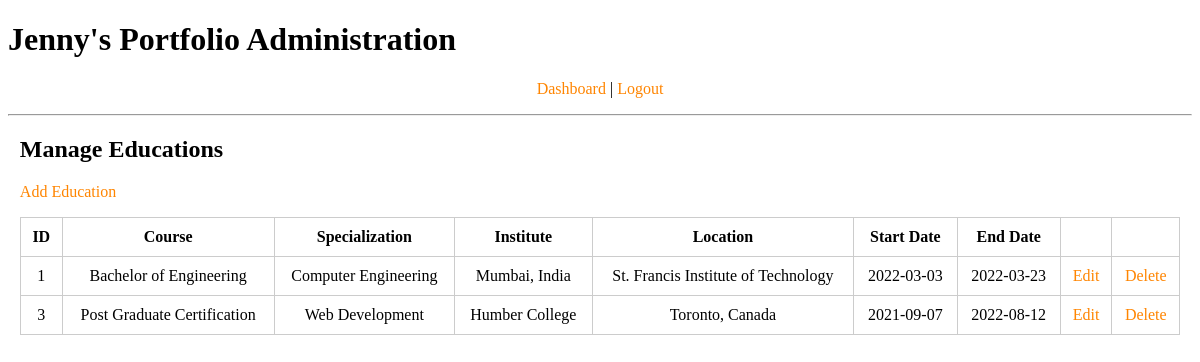
Page /admin/education.php (signed in) on the committed database.
### tables this page shows
CREATE TABLE `education` (
  `id` int(100) NOT NULL,
  `course` varchar(200) NOT NULL,
  `specialization` varchar(200) NOT NULL,
  `fromDate` date NOT NULL,
  `toDate` date NOT NULL,
  `location` varchar(200) NOT NULL,
  `institute` varchar(200) NOT NULL
);

### admin/education.php (the view, shortened to what this page needs)
<?php
include( 'includes/database.php' );
include( 'includes/header.php' );
$query = 'SELECT *
  FROM education';
$result = mysqli_query( $connect, $query );
?>
<h2>Manage Educations</h2>
<p><a href="education_add.php"><i class="fas fa-plus-square"></i> Add Education</a></p>
<table>
  <tr>
    <th align="center">ID</th>
    <th align="center">Course</th>
    <th align="center">Specialization</th>
    <th align="center">Institute</th>
    <th align="center">Location</th>
    <th align="center">Start Date</th>
    <th align="center">End Date</th>
    <th></th>
  </tr>
  <?php while( $record = mysqli_fetch_assoc( $result ) ): ?>
    <tr>
      <td align="center"><?php echo $record['id']; ?></td>
      <td align="center"><?php echo htmlentities( $record['course'] ); ?></td>
      <td align="center"><?php echo $record['specialization']; ?></td>
      <td align="center"><?php echo htmlentities( $record['institute'] ); ?></td>
      <td align="center"><?php echo htmlentities( $record['location'] ); ?></td>
      <td align="center" style="white-space: nowrap;"><?php echo htmlentities( $record['fromDate'] ); ?></td>
      <td align="center" style="white-space: nowrap;"><?php echo htmlentities( $record['toDate'] ); ?></td>
      <td align="center"><a href="education_edit.php?id=<?php echo $record['id']; ?>">Edit</i></a></td>
      <td align="center"><a href="education.php?delete=<?php echo $record['id']; ?>" onclick="javascript:confirm('Are you sure you want to delete this education?');">Delete</i></a></td>
    </tr>
  <?php endwhile; ?>
</table>
<?php
include( 'includes/footer.php' );
?>

### admin/styles.css (style rules this page uses)
a:link, a:active, a:hover, a:visited { text-decoration: none; color: #FF8500; }
table { width: 100%; border: 1px solid #ccc; border-spacing: 0; border-collapse: collapse; }
td, th { border: 1px solid #ccc; padding: 10px; }
th { white-space: nowrap; }

### rows in the picture
education: id "1", course "Bachelor of Engineering", specialization "Computer Engineering", institute "Mumbai, India", location "St. Francis Institute of Technology", fromDate "2022-03-03", toDate "2022-03-23"
education: id "3", course "Post Graduate Certification", specialization "Web Development", institute "Humber College", location "Toronto, Canada", fromDate "2021-09-07", toDate "2022-08-12"
